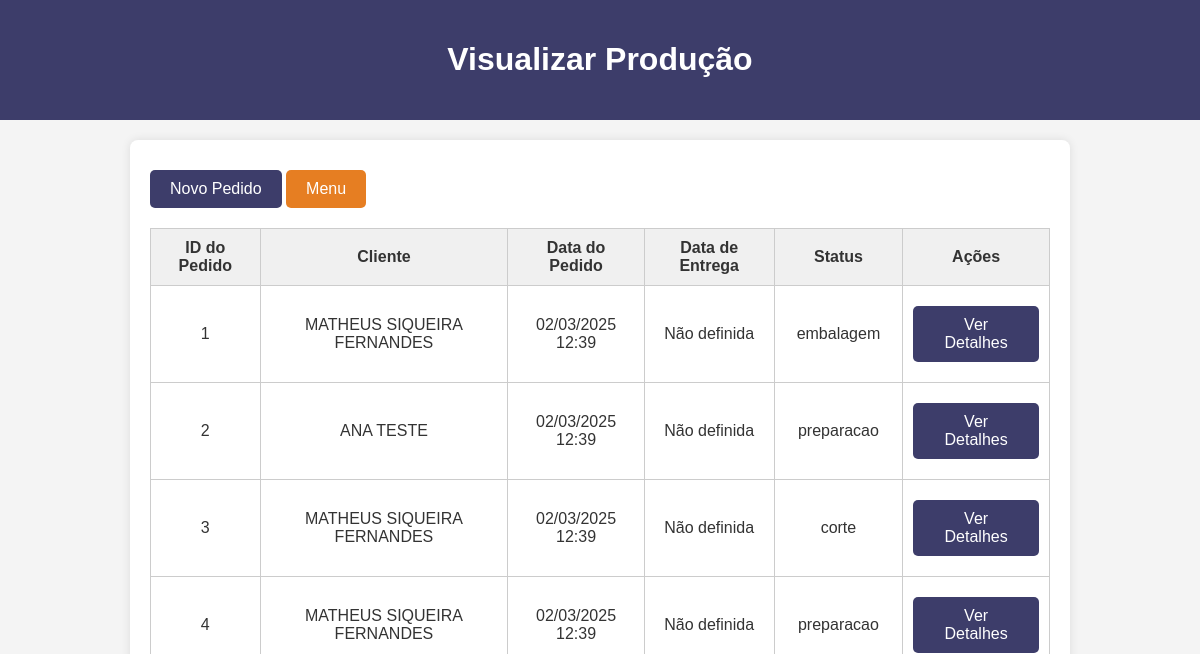
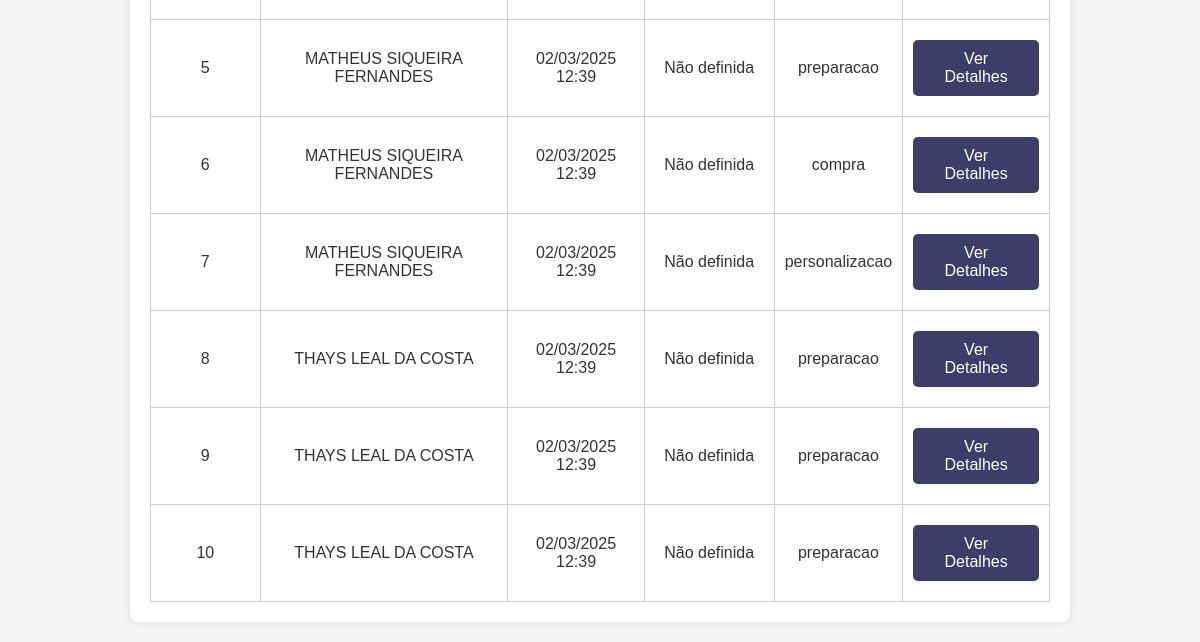
Page /producao/acompanhar/ on the earlier database version (2 pictures, top to bottom).
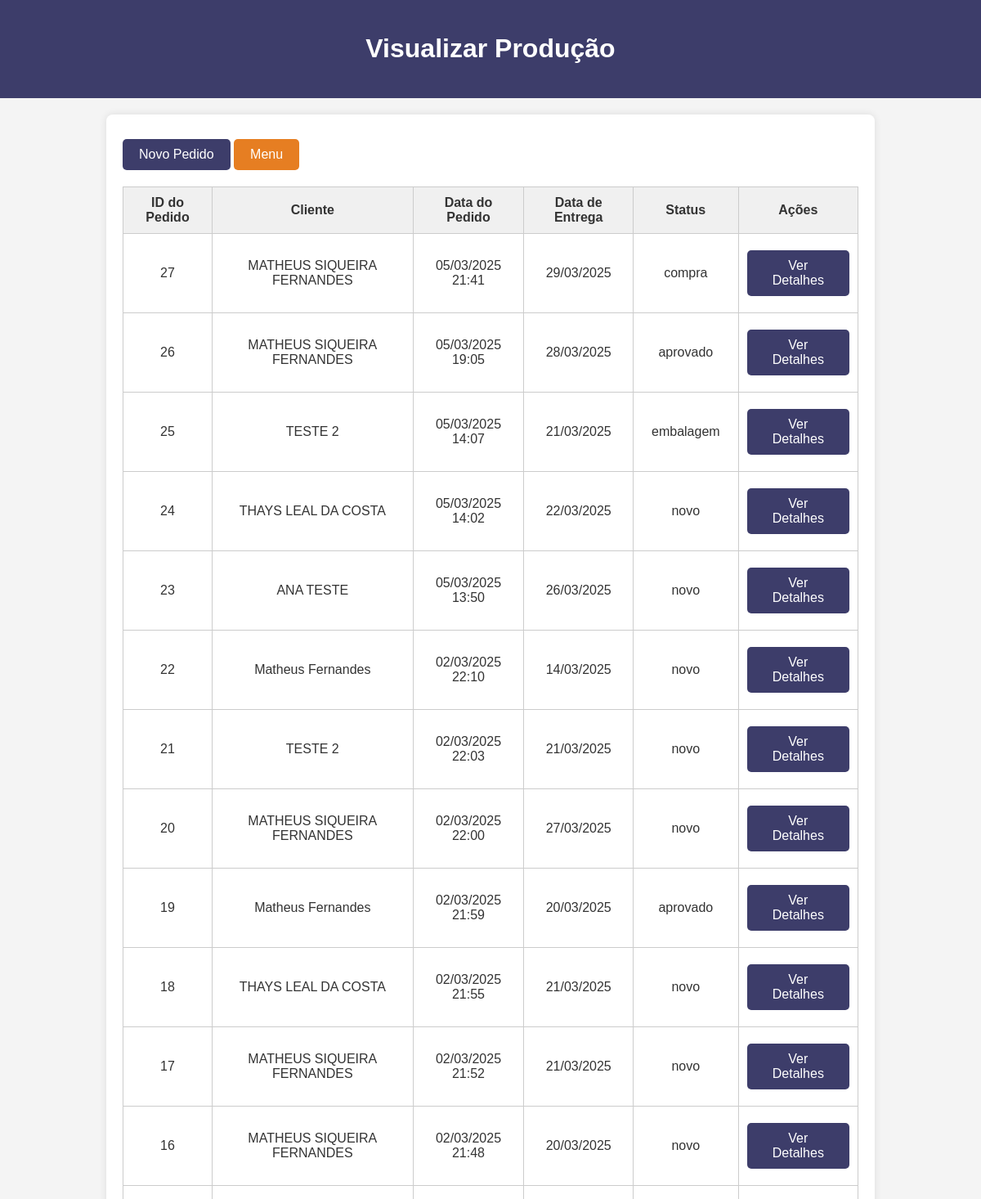
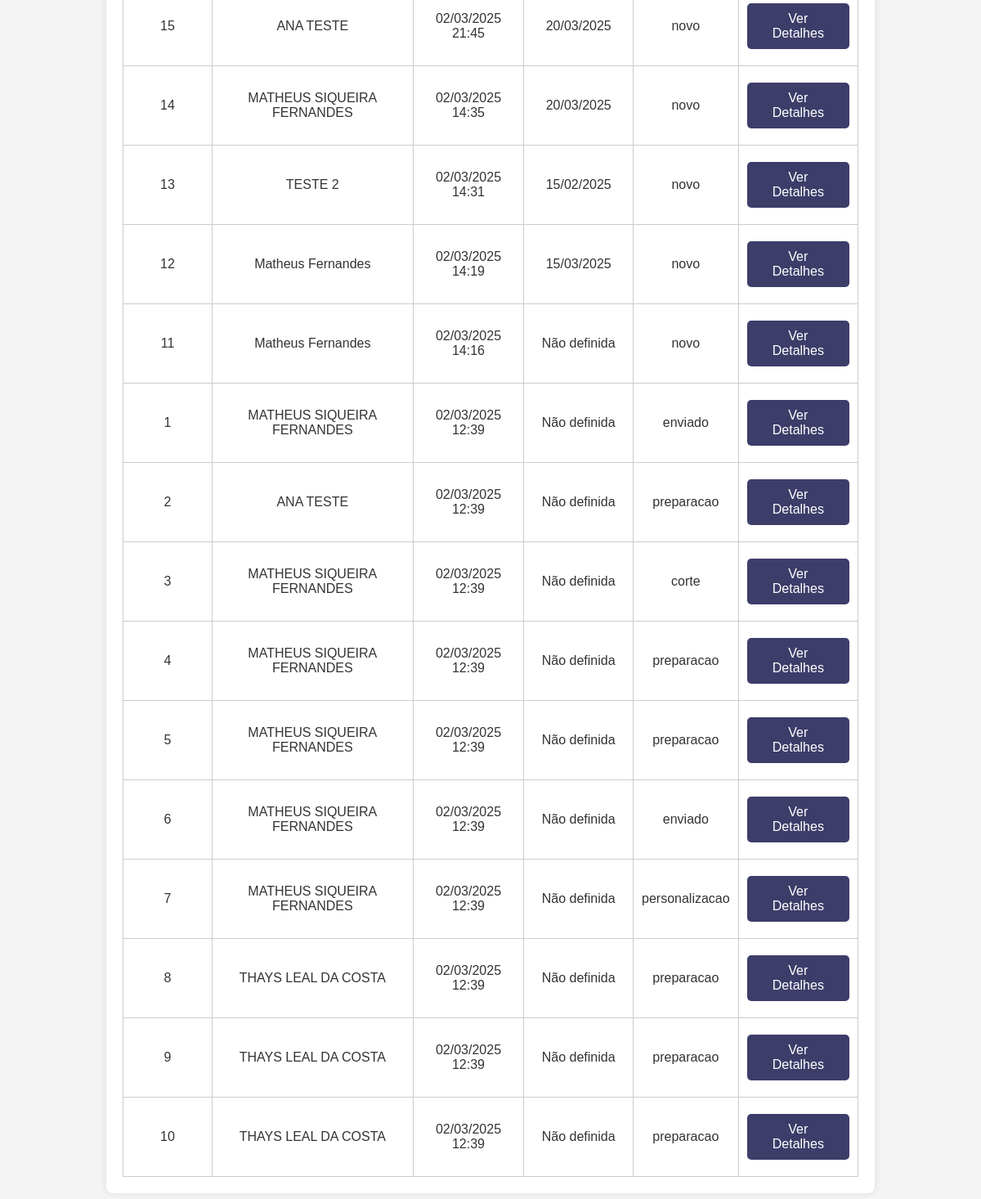
Same page on the later database version (2 pictures, top to bottom).
### kq_app/models.py (models this page shows, shortened)
class Pedido(models.Model):
    STATUS_CHOICES = (
        ('analise', 'Análise'),
        ('aprovado', 'Aprovado'),
        ('compra', 'Compra'),
        ('corte', 'Corte'),
        ('personalizacao', 'Personalização'),
        ('costura', 'Costura'),
        ('embalagem', 'Embalagem'),
        ('enviado', 'Enviado'),
    )
    cliente = models.ForeignKey(Cliente, on_delete=models.CASCADE, verbose_name="Cliente")
    data_criacao = models.DateTimeField(default=timezone.now, verbose_name="Data de Criação")
    data_entrega = models.DateField(blank=True, null=True, verbose_name="Data de Entrega")
    observacoes = models.TextField(blank=True, null=True, verbose_name="Observações", default="")
    status = models.CharField(max_length=50, choices=STATUS_CHOICES, default='novo', verbose_name="Status do Pedido")
    valor_total = models.DecimalField(max_digits=12, decimal_places=2, default=0.00, verbose_name="Valor Total")
    frete = models.DecimalField(max_digits=10, decimal_places=2, default=0.00, verbose_name="Frete")
    class Meta:
        verbose_name = "Pedido"
        verbose_name_plural = "Pedidos"
        ordering = ['-data_criacao']

class Cliente(models.Model):
    nome = models.CharField(max_length=200, verbose_name="Nome do Cliente")
    email = models.EmailField(blank=True, null=True, verbose_name="Email")
    telefone = models.CharField(max_length=20, blank=True, null=True, verbose_name="Telefone")
    endereco = models.TextField(blank=True, null=True, verbose_name="Endereço")
    cpf_cnpj = models.CharField(max_length=20, blank=True, null=True, verbose_name="CPF/CNPJ")
    data_cadastro = models.DateTimeField(default=timezone.now, verbose_name="Data de Cadastro")
    equipe = models.CharField(max_length=100, blank=True, null=True, verbose_name="Equipe")
    cep = models.CharField(max_length=9, blank=True, null=True, verbose_name="CEP")
    class Meta:
        verbose_name = "Cliente"
        verbose_name_plural = "Clientes"
        ordering = ['nome']

### kq_app/views.py (the view)
# urls.py: path('producao/acompanhar/', views.visualizar_producao, name='visualizar_producao'),
def visualizar_producao(request):
    pedidos = Pedido.objects.all()
    return render(request, 'kq_app/visualizar_producao.html', {'pedidos': pedidos})

### kq_app/templates/kq_app/visualizar_producao.html (shortened to what this page needs)
<!DOCTYPE html>
<html lang="pt-BR">
<head>
</head>
<body>
<header>
    <h1>Visualizar Produção</h1>
</header>
<div class="container">
    <a class="button" href="{% url 'novo_pedido' %}">Novo Pedido</a>
    <a href="{% url 'home' %}" class="button" style="background-color: #e67e22;">Menu</a>
    <table>
        <thead>
            <tr>
                <th>ID do Pedido</th>
                <th>Cliente</th>
                <th>Data do Pedido</th>
                <th>Data de Entrega</th>
                <th>Status</th>
                <th>Ações</th>
            </tr>
        </thead>
        <tbody>
            {% for pedido in pedidos %}
            <tr>
                <td>{{ pedido.id }}</td>
                <td>{{ pedido.cliente.nome }}</td>
                <td>{{ pedido.data_criacao|date:"d/m/Y H:i" }}</td>
                <td>
                    {% if pedido.data_entrega %}
                        {{ pedido.data_entrega|date:"d/m/Y" }}
                    {% else %}
                        Não definida
                    {% endif %}
                </td>
                <td>{{ pedido.status }}</td>
                <td>
                    <a href="{% url 'detalhes_pedido' pedido.id %}" class="button">Ver Detalhes</a>
                </td>
            </tr>
            {% empty %}
            <tr>
                <td colspan="6">Nenhum pedido encontrado.</td>
            </tr>
            {% endfor %}
        </tbody>
    </table>
</div>
</body>
</html>

### kq_app/templates/kq_app/visualizar_producao.html (style rules this page uses)
body { font-family: Arial, sans-serif; background-color: #f4f4f4; color: #333; margin: 0; padding: 0; }
header { background-color: #3D3D6A; color: white; padding: 20px; text-align: center; }
.container { max-width: 900px; margin: 20px auto; padding: 20px; background-color: white; border-radius: 8px; box-shadow: 0 0 10px rgba(0, 0, 0, 0.1); }
table { width: 100%; border-collapse: collapse; margin-top: 10px; }
th, td { border: 1px solid #ccc; padding: 10px; text-align: center; }
th { background-color: #f0f0f0; }
.button { display: inline-block; background-color: #3D3D6A; color: white; padding: 10px 20px; text-decoration: none; border-radius: 5px; transition: background-color 0.3s; font-size: 16px; margin: 10px 0; text-align: center; }

Differences in the rows shown:
added Pedido: id "27", cliente.nome "MATHEUS SIQUEIRA FERNANDES", data_criacao "05/03/2025 21:41", data_entrega "29/03/2025", status "compra"
added Pedido: id "26", cliente.nome "MATHEUS SIQUEIRA FERNANDES", data_criacao "05/03/2025 19:05", data_entrega "28/03/2025", status "aprovado"
added Pedido: id "25", cliente.nome "TESTE 2", data_criacao "05/03/2025 14:07", data_entrega "21/03/2025", status "embalagem"
added Pedido: id "24", cliente.nome "THAYS LEAL DA COSTA", data_criacao "05/03/2025 14:02", data_entrega "22/03/2025", status "novo"
added Pedido: id "23", cliente.nome "ANA TESTE", data_criacao "05/03/2025 13:50", data_entrega "26/03/2025", status "novo"
added Pedido: id "22", cliente.nome "Matheus Fernandes", data_criacao "02/03/2025 22:10", data_entrega "14/03/2025", status "novo"
added Pedido: id "21", cliente.nome "TESTE 2", data_criacao "02/03/2025 22:03", data_entrega "21/03/2025", status "novo"
added Pedido: id "20", cliente.nome "MATHEUS SIQUEIRA FERNANDES", data_criacao "02/03/2025 22:00", data_entrega "27/03/2025", status "novo"
added Pedido: id "19", cliente.nome "Matheus Fernandes", data_criacao "02/03/2025 21:59", data_entrega "20/03/2025", status "aprovado"
added Pedido: id "18", cliente.nome "THAYS LEAL DA COSTA", data_criacao "02/03/2025 21:55", data_entrega "21/03/2025", status "novo"
added Pedido: id "17", cliente.nome "MATHEUS SIQUEIRA FERNANDES", data_criacao "02/03/2025 21:52", data_entrega "21/03/2025", status "novo"
added Pedido: id "16", cliente.nome "MATHEUS SIQUEIRA FERNANDES", data_criacao "02/03/2025 21:48", data_entrega "20/03/2025", status "novo"
added Pedido: id "15", cliente.nome "ANA TESTE", data_criacao "02/03/2025 21:45", data_entrega "20/03/2025", status "novo"
added Pedido: id "14", cliente.nome "MATHEUS SIQUEIRA FERNANDES", data_criacao "02/03/2025 14:35", data_entrega "20/03/2025", status "novo"
added Pedido: id "13", cliente.nome "TESTE 2", data_criacao "02/03/2025 14:31", data_entrega "15/02/2025", status "novo"
added Pedido: id "12", cliente.nome "Matheus Fernandes", data_criacao "02/03/2025 14:19", data_entrega "15/03/2025", status "novo"
added Pedido: id "11", cliente.nome "Matheus Fernandes", data_criacao "02/03/2025 14:16", shows "Não definida", status "novo"
changed Pedido id 1: status "embalagem" → "enviado"
changed Pedido id 6: status "compra" → "enviado"
